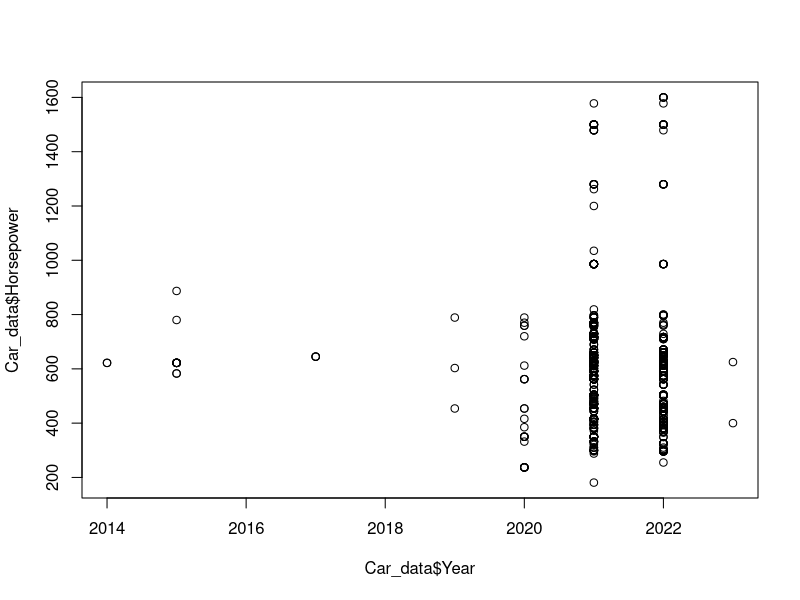
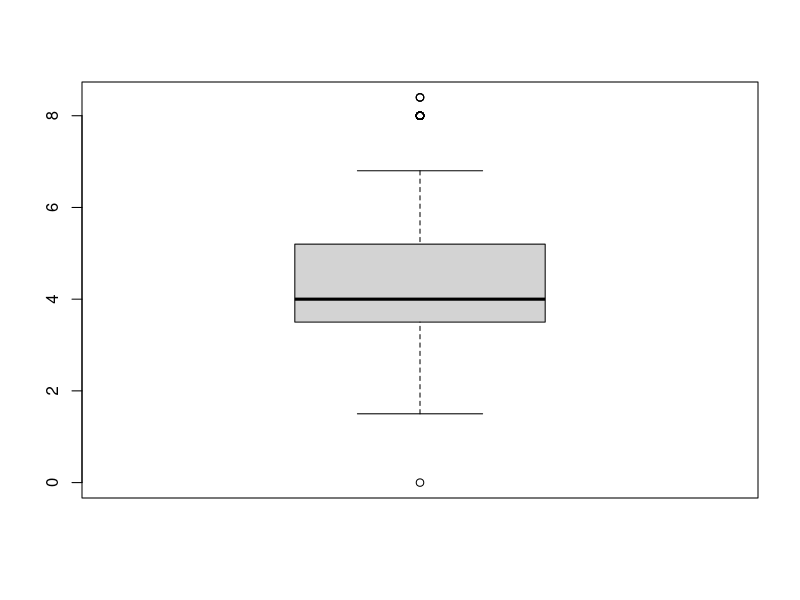

Write the R code that produced these figures, in order.
## ---- chunk 1
# Importing data from csv into R
Car_data <- read.csv("./Sport car price.csv")
head(Car_data) 
## ---- chunk 2
# Transforming the data set values of column year from character to number
Car_data$Horsepower <- as.numeric(Car_data$Horsepower) 
Car_data$Price..in.USD. <- as.numeric(Car_data$Price..in.USD.)
Car_data$Torque..lb.ft. <- as.numeric(Car_data$Torque..lb.ft.)
## ---- chunk 3
# Printing out statistics on the data to get overview insights
summary(Car_data[, 5]) #HP - Quantitative
summary(Car_data[, 3]) #Year - Categorical 
## ---- chunk 4
plot(Car_data$Year, Car_data$Horsepower) #Scatter plot
## ---- chunk 5
boxplot(Car_data$Engine.Size..L.) # Box plot

